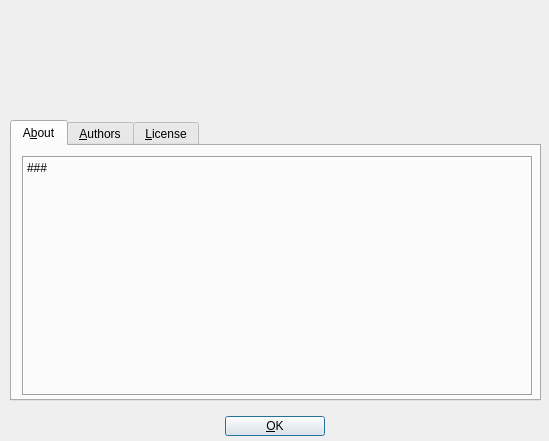
<?xml version="1.0" encoding="UTF-8"?>
<ui version="4.0">
 <class>AboutDialog_UI</class>
 <widget class="QDialog" name="AboutDialog_UI">
  <property name="geometry">
   <rect>
    <x>0</x>
    <y>0</y>
    <width>549</width>
    <height>441</height>
   </rect>
  </property>
  <property name="windowTitle">
   <string>About Hydrogen</string>
  </property>
  <widget class="QWidget" name="layoutWidget">
   <property name="geometry">
    <rect>
     <x>10</x>
     <y>410</y>
     <width>531</width>
     <height>32</height>
    </rect>
   </property>
   <layout class="QHBoxLayout">
    <item>
     <spacer>
      <property name="orientation">
       <enum>Qt::Horizontal</enum>
      </property>
      <property name="sizeHint" stdset="0">
       <size>
        <width>211</width>
        <height>20</height>
       </size>
      </property>
     </spacer>
    </item>
    <item>
     <widget class="QPushButton" name="okBtn">
      <property name="minimumSize">
       <size>
        <width>100</width>
        <height>0</height>
       </size>
      </property>
      <property name="text">
       <string>&amp;OK</string>
      </property>
      <property name="shortcut">
       <string>Alt+O</string>
      </property>
     </widget>
    </item>
    <item>
     <spacer>
      <property name="orientation">
       <enum>Qt::Horizontal</enum>
      </property>
      <property name="sizeHint" stdset="0">
       <size>
        <width>211</width>
        <height>20</height>
       </size>
      </property>
     </spacer>
    </item>
   </layout>
  </widget>
  <widget class="QLabel" name="logoLabel">
   <property name="geometry">
    <rect>
     <x>10</x>
     <y>10</y>
     <width>531</width>
     <height>100</height>
    </rect>
   </property>
   <property name="alignment">
    <set>Qt::AlignVCenter</set>
   </property>
  </widget>
  <widget class="QTabWidget" name="TabWidget3">
   <property name="geometry">
    <rect>
     <x>10</x>
     <y>120</y>
     <width>531</width>
     <height>281</height>
    </rect>
   </property>
   <property name="currentIndex">
    <number>0</number>
   </property>
   <widget class="QWidget" name="tab_1">
    <attribute name="title">
     <string>A&amp;bout</string>
    </attribute>
    <widget class="QLabel" name="aboutTxt">
     <property name="geometry">
      <rect>
       <x>10</x>
       <y>10</y>
       <width>511</width>
       <height>240</height>
      </rect>
     </property>
     <property name="frameShape">
      <enum>QFrame::Box</enum>
     </property>
     <property name="frameShadow">
      <enum>QFrame::Sunken</enum>
     </property>
     <property name="text">
      <string>###</string>
     </property>
     <property name="textFormat">
      <enum>Qt::RichText</enum>
     </property>
     <property name="alignment">
      <set>Qt::AlignTop</set>
     </property>
    </widget>
   </widget>
   <widget class="QWidget" name="tab_2">
    <attribute name="title">
     <string>&amp;Authors</string>
    </attribute>
    <widget class="QTextEdit" name="authorsText">
     <property name="geometry">
      <rect>
       <x>10</x>
       <y>10</y>
       <width>511</width>
       <height>241</height>
      </rect>
     </property>
     <property name="readOnly">
      <bool>true</bool>
     </property>
     <property name="html">
      <string notr="true">

p, li { white-space: pre-wrap; }

</string>
     </property>
    </widget>
   </widget>
   <widget class="QWidget" name="tab_3">
    <attribute name="title">
     <string>&amp;License</string>
    </attribute>
    <widget class="QTextEdit" name="textEdit">
     <property name="geometry">
      <rect>
       <x>10</x>
       <y>10</y>
       <width>511</width>
       <height>241</height>
      </rect>
     </property>
     <property name="readOnly">
      <bool>true</bool>
     </property>
     <property name="html">
      <string notr="true">
This program is distributed under the terms of the GPL v2.

		    GNU GENERAL PUBLIC LICENSE
		       Version 2, June 1991

 Copyright (C) 1989, 1991 Free Software Foundation, Inc.
                          675 Mass Ave, Cambridge, MA 02139, USA
 Everyone is permitted to copy and distribute verbatim copies
 of this license document, but changing it is not allowed.

			    Preamble

  The licenses for most software are designed to take away your
freedom to share and change it.  By contrast, the GNU General Public
License is intended to guarantee your freedom to share and change free
software--to make sure the software is free for all its users.  This
General Public License applies to most of the Free Software
Foundation's software and to any other program whose authors commit to
using it.  (Some other Free Software Foundation software is covered by
the GNU Library General Public License instead.)  You can apply it to
your programs, too.

  When we speak of free software, we are referring to freedom, not
price.  Our General Public Licenses are designed to make sure that you
have the freedom to distribute copies of free software (and charge for
this service if you wish), that you receive source code or can get it
if you want it, that you can change the software or use pieces of it
in new free programs; and that you know you can do these things.

  To protect your rights, we need to make restrictions that forbid
anyone to deny you these rights or to ask you to surrender the rights.
These restrictions translate to certain responsibilities for you if you
distribute copies of the software, or if you modify it.

  For example, if you distribute copies of such a program, whether
gratis or for a fee, you must give the recipients all the rights that
you have.  You must make sure that they, too, receive or can get the
source code.  And you must show them these terms so they know their
rights.

  We protect your rights with two steps: (1) copyright the software, and
(2) offer you this license which gives you legal permission to copy,
distribute and/or modify the software.

  Also, for each author's protection and ours, we want to make certain
that everyone understands that there is no warranty for this free
software.  If the software is modified by someone else and passed on, we
want its recipients to know that what they have is not the original, so
that any problems introduced by others will not reflect on the original
authors' reputations.

  Finally, any free program is threatened constantly by software
patents.  We wish to avoid the danger that redistributors of a free
program will individually obtain patent licenses, in effect making the
program proprietary.  To prevent this, we have made it clear that any
patent must be licensed for everyone's free use or not licensed at all.

  The precise terms and conditions for copying, distribution and
modification follow.
 
		    GNU GENERAL PUBLIC LICENSE
   TERMS AND CONDITIONS FOR COPYING, DISTRIBUTION AND MODIFICATION

  0. This License applies to any program or other work which contains
a notice placed by the copyright holder saying it may be distributed
under the terms of this General Public License.  The &amp;quot;Program&amp;quot;, below,
refers to any such program or work, and a &amp;quot;work based on the Program&amp;quot;
means either the Program or any derivative work under copyright law:
that is to say, a work containing the Program or a portion of it,
either verbatim or with modifications and/or translated into another
language.  (Hereinafter, translation is included without limitation in
the term &amp;quot;modification&amp;quot;.)  Each licensee is addressed as &amp;quot;you&amp;quot;.

Activities other than copying, distribution and modification are not
covered by this License; they are outside its scope.  The act of
running the Program is not restricted, and the output from the Program
is covered only if its contents constitute a work based on the
Program (independent of having been made by running the Program).
Whether that is true depends on what the Program does.

  1. You may copy and distribute verbatim copies of the Program's
source code as you receive it, in any medium, provided that you
conspicuously and appropriately publish on each copy an appropriate
copyright notice and disclaimer of warranty; keep intact all the
notices that refer to this License and to the absence of any warranty;
and give any other recipients of the Program a copy of this License
along with the Program.

You may charge a fee for the physical act of transferring a copy, and
you may at your option offer warranty protection in exchange for a fee.

  2. You may modify your copy or copies of the Program or any portion
of it, thus forming a work based on the Program, and copy and
distribute such modifications or work under the terms of Section 1
above, provided that you also meet all of these conditions:

    a) You must cause the modified files to carry prominent notices
    stating that you changed the files and the date of any change.

    b) You must cause any work that you distribute or publish, that in
    whole or in part contains or is derived from the Program or any
    part thereof, to be licensed as a whole at no charge to all third
    parties under the terms of this License.

    c) If the modified program normally reads commands interactively
    when run, you must cause it, when started running for such
    interactive use in the most ordinary way, to print or display an
    announcement including an appropriate copyright notice and a
    notice that there is no warranty (or else, saying that you provide
    a warranty) and that users may redistribute the program under
    these conditions, and telling the user how to view a copy of this
    License.  (Exception: if the Program itself is interactive but
    does not normally print such an announcement, your work based on
    the Program is not required to print an announcement.)
 
These requirements apply to the modified work as a whole.  If
identifiable sections of that work are not derived from the Program,
and can be reasonably considered independent and separate works in
themselves, then this License, and its terms, do not apply to those
sections when you distribute them as separate works.  But when you
distribute the same sections as part of a whole which is a work based
on the Program, the distribution of the whole must be on the terms of
this License, whose permissions for other licensees extend to the
entire whole, and thus to each and every part regardless of who wrote it.

Thus, it is not the intent of this section to claim rights or contest
your rights to work written entirely by you; rather, the intent is to
exercise the right to control the distribution of derivative or
collective works based on the Program.

In addition, mere aggregation of another work not based on the Program
with the Program (or with a work based on the Program) on a volume of
a storage or distribution medium does not bring the other work under
the scope of this License.

  3. You may copy and distribute the Program (or a work based on it,
under Section 2) in object code or executable form under the terms of
Sections 1 and 2 above provided that you also do one of the following:

    a) Accompany it with the complete corresponding machine-readable
    source code, which must be distributed under the terms of Sections
    1 and 2 above on a medium customarily used for software interchange; or,

    b) Accompany it with a written offer, valid for at least three
    years, to give any third party, for a charge no more than your
    cost of physically performing source distribution, a complete
    machine-readable copy of the corresponding source code, to be
    distributed under the terms of Sections 1 and 2 above on a medium
    customarily used for software interchange; or,

    c) Accompany it with the information you received as to the offer
    to distribute corresponding source code.  (This alternative is
    allowed only for noncommercial distribution and only if you
    received the program in object code or executable form with such
    an offer, in accord with Subsection b above.)

The source code for a work means the preferred form of the work for
making modifications to it.  For an executable work, complete source
code means all the source code for all modules it contains, plus any
associated interface definition files, plus the scripts used to
control compilation and installation of the executable.  However, as a
special exception, the source code distributed need not include
anything that is normally distributed (in either source or binary
form) with the major components (compiler, kernel, and so on) of the
operating system on which the executable runs, unless that component
itself accompanies the executable.

If distribution of executable or object code is made by offering
access to copy from a designated place, then offering equivalent
access to copy the source code from the same place counts as
distribution of the source code, even though third parties are not
compelled to copy the source along with the object code.
 
  4. You may not copy, modify, sublicense, or distribute the Program
except as expressly provided under this License.  Any attempt
otherwise to copy, modify, sublicense or distribute the Program is
void, and will automatically terminate your rights under this License.
However, parties who have received copies, or rights, from you under
this License will not have their licenses terminated so long as such
parties remain in full compliance.

  5. You are not required to accept this License, since you have not
signed it.  However, nothing else grants you permission to modify or
distribute the Program or its derivative works.  These actions are
prohibited by law if you do not accept this License.  Therefore, by
modifying or distributing the Program (or any work based on the
Program), you indicate your acceptance of this License to do so, and
all its terms and conditions for copying, distributing or modifying
the Program or works based on it.

  6. Each time you redistribute the Program (or any work based on the
Program), the recipient automatically receives a license from the
original licensor to copy, distribute or modify the Program subject to
these terms and conditions.  You may not impose any further
restrictions on the recipients' exercise of the rights granted herein.
You are not responsible for enforcing compliance by third parties to
this License.

  7. If, as a consequence of a court judgment or allegation of patent
infringement or for any other reason (not limited to patent issues),
conditions are imposed on you (whether by court order, agreement or
otherwise) that contradict the conditions of this License, they do not
excuse you from the conditions of this License.  If you cannot
distribute so as to satisfy simultaneously your obligations under this
License and any other pertinent obligations, then as a consequence you
may not distribute the Program at all.  For example, if a patent
license would not permit royalty-free redistribution of the Program by
all those who receive copies directly or indirectly through you, then
the only way you could satisfy both it and this License would be to
refrain entirely from distribution of the Program.

If any portion of this section is held invalid or unenforceable under
any particular circumstance, the balance of the section is intended to
apply and the section as a whole is intended to apply in other
circumstances.

It is not the purpose of this section to induce you to infringe any
patents or other property right claims or to contest validity of any
such claims; this section has the sole purpose of protecting the
integrity of the free software distribution system, which is
implemented by public license practices.  Many people have made
generous contributions to the wide range of software distributed
through that system in reliance on consistent application of that
system; it is up to the author/donor to decide if he or she is willing
to distribute software through any other system and a licensee cannot
impose that choice.

This section is intended to make thoroughly clear what is believed to
be a consequence of the rest of this License.
 
  8. If the distribution and/or use of the Program is restricted in
certain countries either by patents or by copyrighted interfaces, the
original copyright holder who places the Program under this License
may add an explicit geographical distribution limitation excluding
those countries, so that distribution is permitted only in or among
countries not thus excluded.  In such case, this License incorporates
the limitation as if written in the body of this License.

  9. The Free Software Foundation may publish revised and/or new versions
of the General Public License from time to time.  Such new versions will
be similar in spirit to the present version, but may differ in detail to
address new problems or concerns.

Each version is given a distinguishing version number.  If the Program
specifies a version number of this License which applies to it and &amp;quot;any
later version&amp;quot;, you have the option of following the terms and conditions
either of that version or of any later version published by the Free
Software Foundation.  If the Program does not specify a version number of
this License, you may choose any version ever published by the Free Software
Foundation.

  10. If you wish to incorporate parts of the Program into other free
programs whose distribution conditions are different, write to the author
to ask for permission.  For software which is copyrighted by the Free
Software Foundation, write to the Free Software Foundation; we sometimes
make exceptions for this.  Our decision will be guided by the two goals
of preserving the free status of all derivatives of our free software and
of promoting the sharing and reuse of software generally.

			    NO WARRANTY

  11. BECAUSE THE PROGRAM IS LICENSED FREE OF CHARGE, THERE IS NO WARRANTY
FOR THE PROGRAM, TO THE EXTENT PERMITTED BY APPLICABLE LAW.  EXCEPT WHEN
OTHERWISE STATED IN WRITING THE COPYRIGHT HOLDERS AND/OR OTHER PARTIES
PROVIDE THE PROGRAM &amp;quot;AS IS&amp;quot; WITHOUT WARRANTY OF ANY KIND, EITHER EXPRESSED
OR IMPLIED, INCLUDING, BUT NOT LIMITED TO, THE IMPLIED WARRANTIES OF
MERCHANTABILITY AND FITNESS FOR A PARTICULAR PURPOSE.  THE ENTIRE RISK AS
TO THE QUALITY AND PERFORMANCE OF THE PROGRAM IS WITH YOU.  SHOULD THE
PROGRAM PROVE DEFECTIVE, YOU ASSUME THE COST OF ALL NECESSARY SERVICING,
REPAIR OR CORRECTION.

  12. IN NO EVENT UNLESS REQUIRED BY APPLICABLE LAW OR AGREED TO IN WRITING
WILL ANY COPYRIGHT HOLDER, OR ANY OTHER PARTY WHO MAY MODIFY AND/OR
REDISTRIBUTE THE PROGRAM AS PERMITTED ABOVE, BE LIABLE TO YOU FOR DAMAGES,
INCLUDING ANY GENERAL, SPECIAL, INCIDENTAL OR CONSEQUENTIAL DAMAGES ARISING
OUT OF THE USE OR INABILITY TO USE THE PROGRAM (INCLUDING BUT NOT LIMITED
TO LOSS OF DATA OR DATA BEING RENDERED INACCURATE OR LOSSES SUSTAINED BY
YOU OR THIRD PARTIES OR A FAILURE OF THE PROGRAM TO OPERATE WITH ANY OTHER
PROGRAMS), EVEN IF SUCH HOLDER OR OTHER PARTY HAS BEEN ADVISED OF THE
POSSIBILITY OF SUCH DAMAGES.

		     END OF TERMS AND CONDITIONS
</string>
     </property>
    </widget>
   </widget>
  </widget>
 </widget>
 <layoutdefault spacing="6" margin="6"/>
 <resources/>
 <connections/>
</ui>
